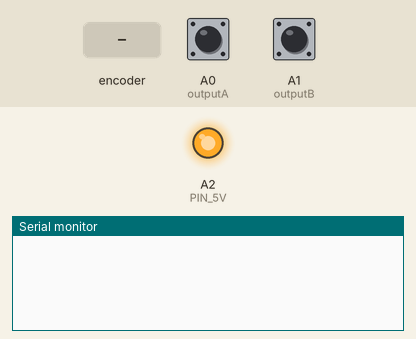
Simulated run of this sketch. Board: Arduino Uno, built with avr-gcc and run on an emulated ATmega328P. On the bench: output pins drawn as LEDs (lit = HIGH), the last lines printed to the serial monitor. Inputs (shaded band) come from the test bench; at power-on: A0 (outputA) HIGH, A1 (outputB) HIGH.

Above: at 1.2 s.
1.3 s: rotary encoder on A0 (outputA) / A1 (outputB) turned 1 step (first pin leading)
At 2.5 s:
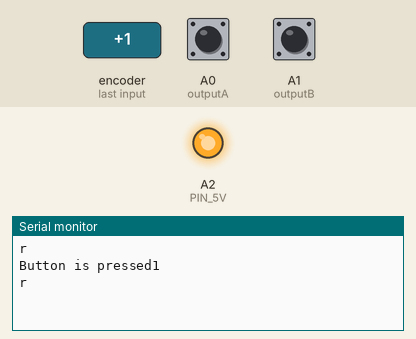
3.0 s: rotary encoder on A0 (outputA) / A1 (outputB) turned 2 steps (second pin leading)
At 3.7 s:
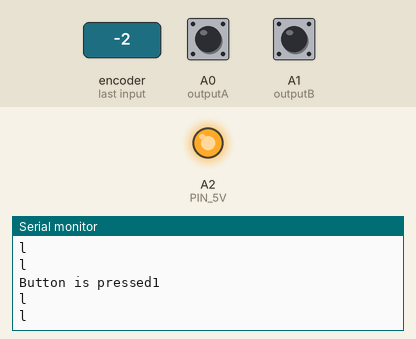

The sketch:

rotary_encoder.ino
```cpp
 #define outputA A0
 #define outputB 15
 #define  BUTTON A1
 #define PIN_5V  A2
 #define PIN_GND  A3

 int counter_right = 0;
  int counter_left = 0;

 int aState;
 int aLastState;
bool lastButtonState = 0;
 void setup() {
   pinMode (outputA,INPUT);
   pinMode (outputB,INPUT);
   pinMode(BUTTON, INPUT_PULLUP);

   pinMode(PIN_5V, OUTPUT);
  digitalWrite(PIN_5V, HIGH);
  pinMode(PIN_GND, OUTPUT);
  digitalWrite(PIN_GND, LOW);
   Serial.begin (9600);
   // Reads the initial state of the outputA
   aLastState = digitalRead(outputA);
 }

 void loop() {
   aState = digitalRead(outputA); // Reads the "current" state of the outputA
   // If the previous and the current state of the outputA are different, that means a Pulse has occured
   if (aState != aLastState){
     // If the outputB state is different to the outputA state, that means the encoder is rotating clockwise
     if (digitalRead(outputB) != aState) {
      /*counter_right ++;
      counter_left=0;
      Serial.print(counter_right);
      Serial.print(",");
      Serial.println(counter_left);
*/
      Serial.println("r");
    delay(10);

     } else {
       /*counter_left --;
       counter_right=0;
      Serial.print(counter_right);
      Serial.print(",");
      Serial.println(counter_left);
      */
      Serial.println("l");
    delay(10);

     }
     //Serial.print("Position: ");
    //Serial.print("Position: ");
    //Serial.println(counter);
   }
   aLastState = aState; // Updates the previous state of the outputA with the current state
//BUTTON

if (digitalRead(BUTTON) == LOW) {

      // and this code checks whether it is edge (HIGH->LOW)
      if (lastButtonState == HIGH) {

        // sends space charac  ter
        //Keyboard.print(" ");
          Serial.print("Button is pressed");
          Serial.println(lastButtonState);

      }

      // for checking edge
      lastButtonState = LOW;
    } else {

      // for checking edge
      lastButtonState = HIGH;
    }


 }
```

Measured:
- after the input at 1.3 s, the serial monitor: prints a new line at once (image 1)
- after the input at 3.0 s, the serial monitor: prints a new line at once (image 2)
